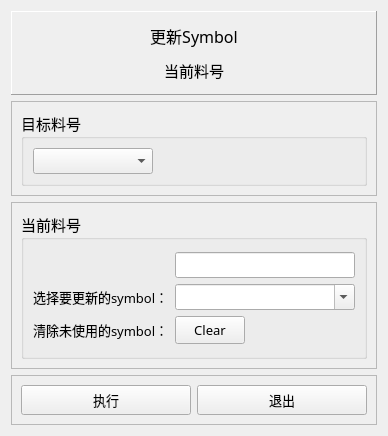
<?xml version="1.0" encoding="UTF-8"?>
<ui version="4.0">
 <class>Form</class>
 <widget class="QWidget" name="Form">
  <property name="geometry">
   <rect>
    <x>0</x>
    <y>0</y>
    <width>388</width>
    <height>436</height>
   </rect>
  </property>
  <property name="font">
   <font>
    <family>黑体</family>
    <pointsize>10</pointsize>
   </font>
  </property>
  <property name="windowTitle">
   <string> </string>
  </property>
  <layout class="QVBoxLayout" name="verticalLayout_3">
   <item>
    <widget class="QFrame" name="frame">
     <property name="font">
      <font>
       <family>黑体</family>
       <pointsize>10</pointsize>
      </font>
     </property>
     <property name="frameShape">
      <enum>QFrame::Panel</enum>
     </property>
     <property name="frameShadow">
      <enum>QFrame::Raised</enum>
     </property>
     <layout class="QVBoxLayout" name="verticalLayout_4">
      <item>
       <widget class="QLabel" name="title">
        <property name="font">
         <font>
          <family>黑体</family>
          <pointsize>12</pointsize>
         </font>
        </property>
        <property name="text">
         <string>更新Symbol</string>
        </property>
        <property name="alignment">
         <set>Qt::AlignCenter</set>
        </property>
       </widget>
      </item>
      <item>
       <widget class="QLabel" name="jobLabel">
        <property name="font">
         <font>
          <family>黑体</family>
          <pointsize>11</pointsize>
         </font>
        </property>
        <property name="text">
         <string>当前料号</string>
        </property>
        <property name="alignment">
         <set>Qt::AlignCenter</set>
        </property>
       </widget>
      </item>
     </layout>
    </widget>
   </item>
   <item>
    <widget class="QFrame" name="frame_2">
     <property name="frameShape">
      <enum>QFrame::StyledPanel</enum>
     </property>
     <property name="frameShadow">
      <enum>QFrame::Raised</enum>
     </property>
     <layout class="QVBoxLayout" name="verticalLayout">
      <item>
       <widget class="QGroupBox" name="groupBox">
        <property name="font">
         <font>
          <family>黑体</family>
          <pointsize>11</pointsize>
         </font>
        </property>
        <property name="title">
         <string>目标料号</string>
        </property>
        <layout class="QVBoxLayout" name="verticalLayout_6">
         <property name="leftMargin">
          <number>9</number>
         </property>
         <item>
          <widget class="QComboBox" name="SourceJobSelector">
           <property name="enabled">
            <bool>true</bool>
           </property>
           <property name="minimumSize">
            <size>
             <width>0</width>
             <height>26</height>
            </size>
           </property>
           <property name="maximumSize">
            <size>
             <width>120</width>
             <height>16777215</height>
            </size>
           </property>
           <property name="font">
            <font>
             <family>微软雅黑</family>
             <pointsize>10</pointsize>
            </font>
           </property>
           <property name="cursor">
            <cursorShape>PointingHandCursor</cursorShape>
           </property>
           <property name="editable">
            <bool>false</bool>
           </property>
          </widget>
         </item>
        </layout>
       </widget>
      </item>
     </layout>
    </widget>
   </item>
   <item>
    <widget class="QFrame" name="frame_3">
     <property name="frameShape">
      <enum>QFrame::StyledPanel</enum>
     </property>
     <property name="frameShadow">
      <enum>QFrame::Raised</enum>
     </property>
     <layout class="QHBoxLayout" name="horizontalLayout_2" stretch="1">
      <item>
       <widget class="QGroupBox" name="groupBox_2">
        <property name="font">
         <font>
          <family>黑体</family>
          <pointsize>11</pointsize>
         </font>
        </property>
        <property name="title">
         <string>当前料号</string>
        </property>
        <layout class="QGridLayout" name="gridLayout">
         <property name="topMargin">
          <number>12</number>
         </property>
         <property name="bottomMargin">
          <number>12</number>
         </property>
         <item row="1" column="0">
          <widget class="QLabel" name="label_3">
           <property name="font">
            <font>
             <family>黑体</family>
             <pointsize>10</pointsize>
            </font>
           </property>
           <property name="text">
            <string>选择要更新的symbol：</string>
           </property>
          </widget>
         </item>
         <item row="2" column="0">
          <widget class="QLabel" name="label_4">
           <property name="font">
            <font>
             <family>黑体</family>
             <pointsize>10</pointsize>
            </font>
           </property>
           <property name="text">
            <string>清除未使用的symbol：</string>
           </property>
          </widget>
         </item>
         <item row="2" column="1">
          <widget class="QPushButton" name="symbol_clear_btn">
           <property name="minimumSize">
            <size>
             <width>0</width>
             <height>28</height>
            </size>
           </property>
           <property name="maximumSize">
            <size>
             <width>70</width>
             <height>16777215</height>
            </size>
           </property>
           <property name="font">
            <font>
             <family>黑体</family>
             <pointsize>10</pointsize>
            </font>
           </property>
           <property name="cursor">
            <cursorShape>PointingHandCursor</cursorShape>
           </property>
           <property name="text">
            <string>Clear</string>
           </property>
          </widget>
         </item>
         <item row="0" column="1">
          <widget class="QLineEdit" name="symbolFilter">
           <property name="minimumSize">
            <size>
             <width>0</width>
             <height>24</height>
            </size>
           </property>
           <property name="font">
            <font>
             <family>微软雅黑</family>
             <pointsize>10</pointsize>
            </font>
           </property>
          </widget>
         </item>
         <item row="1" column="1">
          <widget class="QComboBox" name="SymbolSelector">
           <property name="minimumSize">
            <size>
             <width>0</width>
             <height>26</height>
            </size>
           </property>
           <property name="font">
            <font>
             <family>微软雅黑</family>
             <pointsize>10</pointsize>
            </font>
           </property>
           <property name="cursor">
            <cursorShape>PointingHandCursor</cursorShape>
           </property>
           <property name="editable">
            <bool>true</bool>
           </property>
          </widget>
         </item>
        </layout>
       </widget>
      </item>
     </layout>
    </widget>
   </item>
   <item>
    <widget class="QFrame" name="frame_4">
     <property name="sizePolicy">
      <sizepolicy hsizetype="Preferred" vsizetype="Fixed">
       <horstretch>0</horstretch>
       <verstretch>0</verstretch>
      </sizepolicy>
     </property>
     <property name="frameShape">
      <enum>QFrame::StyledPanel</enum>
     </property>
     <property name="frameShadow">
      <enum>QFrame::Raised</enum>
     </property>
     <layout class="QVBoxLayout" name="verticalLayout_5">
      <item>
       <layout class="QHBoxLayout" name="horizontalLayout_3">
        <property name="spacing">
         <number>6</number>
        </property>
        <item>
         <widget class="QPushButton" name="exec_btn">
          <property name="minimumSize">
           <size>
            <width>0</width>
            <height>30</height>
           </size>
          </property>
          <property name="font">
           <font>
            <family>黑体</family>
            <pointsize>10</pointsize>
           </font>
          </property>
          <property name="cursor">
           <cursorShape>PointingHandCursor</cursorShape>
          </property>
          <property name="text">
           <string>执行</string>
          </property>
         </widget>
        </item>
        <item>
         <widget class="QPushButton" name="exit_btn">
          <property name="minimumSize">
           <size>
            <width>0</width>
            <height>30</height>
           </size>
          </property>
          <property name="font">
           <font>
            <family>黑体</family>
            <pointsize>10</pointsize>
           </font>
          </property>
          <property name="cursor">
           <cursorShape>PointingHandCursor</cursorShape>
          </property>
          <property name="text">
           <string>退出</string>
          </property>
         </widget>
        </item>
       </layout>
      </item>
     </layout>
    </widget>
   </item>
  </layout>
 </widget>
 <resources/>
 <connections/>
</ui>
